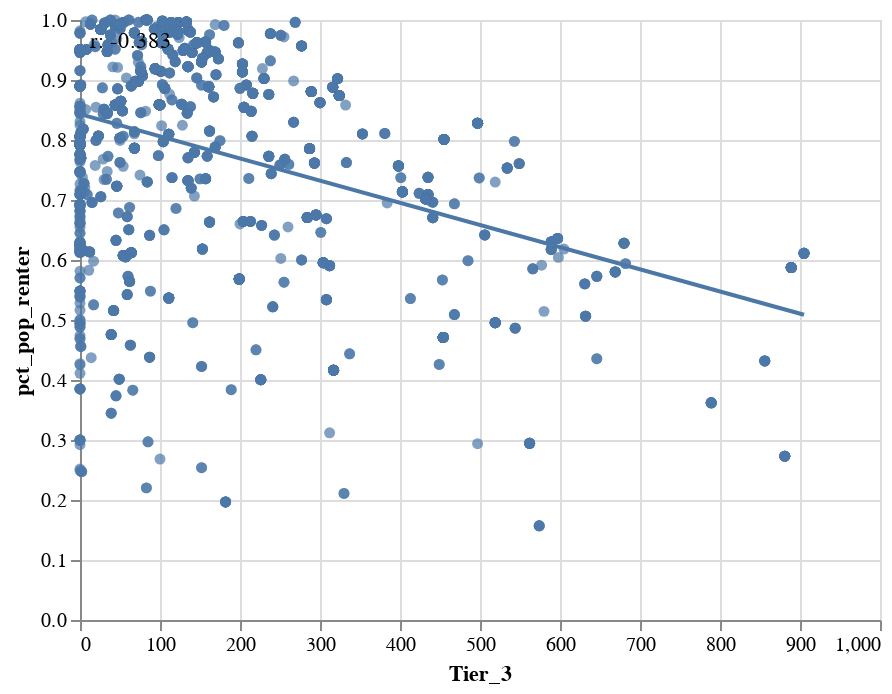

The notebook cell saved with this chart:
### Code cell
# https://stackoverflow.com/questions/61277181/adding-r-value-correlation-to-scatter-chart-in-altair
chart = alt.Chart(summary[["Tier_3", "pct_pop_renter"]]).mark_circle().encode(
        alt.X('Tier_3',), #scale=alt.Scale(domain=(5,10))),
        y='pct_pop_renter'
)

correlation = summary[['Tier_3','pct_pop_renter']].corr().iloc[0,1]
correlation

text = alt.Chart({'values':[{}]}).mark_text(
    align="left", baseline="top"
).encode(
    x=alt.value(5),  # pixels from left
    y=alt.value(5),  # pixels from top
    text=alt.value(f"r: {correlation:.3f}"),
)

chart + text + chart.transform_regression('Tier_3','pct_pop_renter').mark_line()

### Figure 1 — Vega-Lite specification as saved in the notebook (floating-point values rounded to 4 significant figures; data arrays with more than 128 entries replaced by an {"elided": "..."} marker saying what was removed)
{"config": {"view": {"continuousWidth": 400, "continuousHeight": 300}}, "layer": [{"data": {"name": "data-0efc23bd6b36c61b03b329843f5f5aa9"}, "mark": "circle", "encoding": {"x": {"type": "quantitative", "field": "Tier_3"}, "y": {"type": "quantitative", "field": "pct_pop_renter"}}}, {"data": {"name": "data-a21cafb4c405e6997671a02e578b9b1e"}, "mark": {"type": "text", "align": "left", "baseline": "top"}, "encoding": {"text": {"value": "r: -0.383"}, "x": {"value": 5}, "y": {"value": 5}}}, {"data": {"name": "data-0efc23bd6b36c61b03b329843f5f5aa9"}, "mark": "line", "encoding": {"x": {"type": "quantitative", "field": "Tier_3"}, "y": {"type": "quantitative", "field": "pct_pop_renter"}}, "transform": [{"on": "Tier_3", "regression": "pct_pop_renter"}]}], "$schema": "https://vega.github.io/schema/vega-lite/v4.8.1.json", "datasets": {"data-0efc23bd6b36c61b03b329843f5f5aa9": {"elided": "2106 records"}, "data-a21cafb4c405e6997671a02e578b9b1e": [{}]}}
